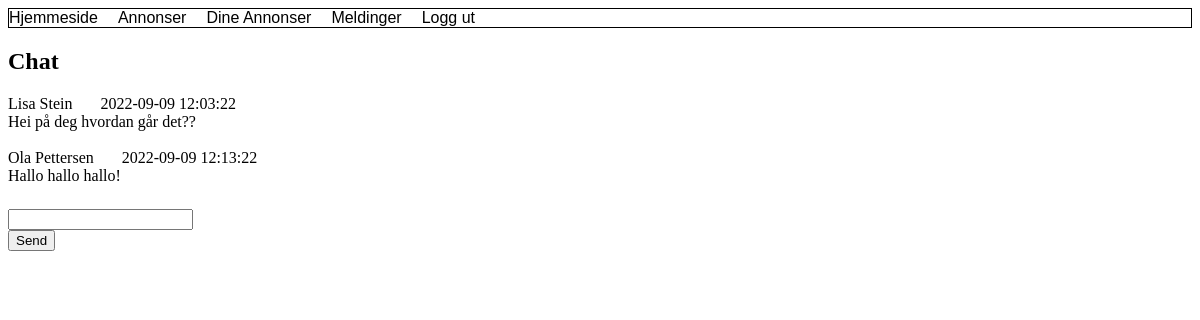
Screenshot of /Pages/Messages.php?ID=3 (signed in) with the database file from the repository.
### tables this page shows
CREATE TABLE messages (
    messageID INT NOT NULL AUTO_INCREMENT,
    messageText VARCHAR(500) NOT NULL,
    messageTime DATETIME NOT NULL,
    recieverID INT NOT NULL,
    senderID INT NOT NULL,
    PRIMARY KEY (messageID),
    FOREIGN KEY (recieverID) references user(userID) ON DELETE CASCADE,
    FOREIGN KEY (senderID) references user(userID) ON DELETE CASCADE
);

### Pages/Messages.php (the view, shortened to what this page needs)
<?php
include_once "../Utilities/DatabaseConnection.php";
include_once "../Utilities/Header.php";
$senderID = $_GET['ID'];
$recieverID = $_SESSION["user"]["userID"];
$sInfo = mysqli_query($connection, "SELECT firstName, lastName FROM user where userID = '$senderID'");
$sArray = $sInfo->fetch_assoc();
$senderName = implode(" ", $sArray);
$rInfo = mysqli_query($connection, "SELECT firstName, lastName FROM user where userID = '$recieverID'");
$rArray = $rInfo->fetch_assoc();
$recieverName = implode(" ", $rArray);
$messages = mysqli_query($connection,"SELECT messageText, messageTime, recieverID, senderID FROM Messages WHERE
           (recieverID = $recieverID AND senderID = $senderID) OR (senderID = $recieverID AND recieverID = $senderID) ORDER BY messageTime");
?>
<html lang="NO">
<head>
</head>
<body>
<section>
    <h1>Chat</h1>
    <table>
        <tr>
            <th></th>
        </tr>
        <?php
        while($rows=$messages->fetch_assoc()){
            if ($rows['senderID'] == $recieverID){
                echo '<a>' . $recieverName . '&nbsp &nbsp &nbsp &nbsp' . $rows['messageTime'] . '</a></br>';
            } elseif ($rows['senderID'] == $senderID){
                echo '<a>' . $senderName . '&nbsp &nbsp &nbsp &nbsp' . $rows['messageTime'] . '</a></br>';
            }
            echo '<a> ' .$rows['messageText'].'</a></br>';
        }
        ?>
    </table>
    <form method='post'>
        <input name='message' type='text' /><br>
        <button type='submit' name="message_button">Send</button>
    </form>
</section>
</body>
</html>

### rows the page displays
messages: messageTime "2022-09-09 12:03:22", messageText "Hei på deg hvordan går det??"
messages: messageTime "2022-09-09 12:13:22", messageText "Hallo hallo hallo!"
